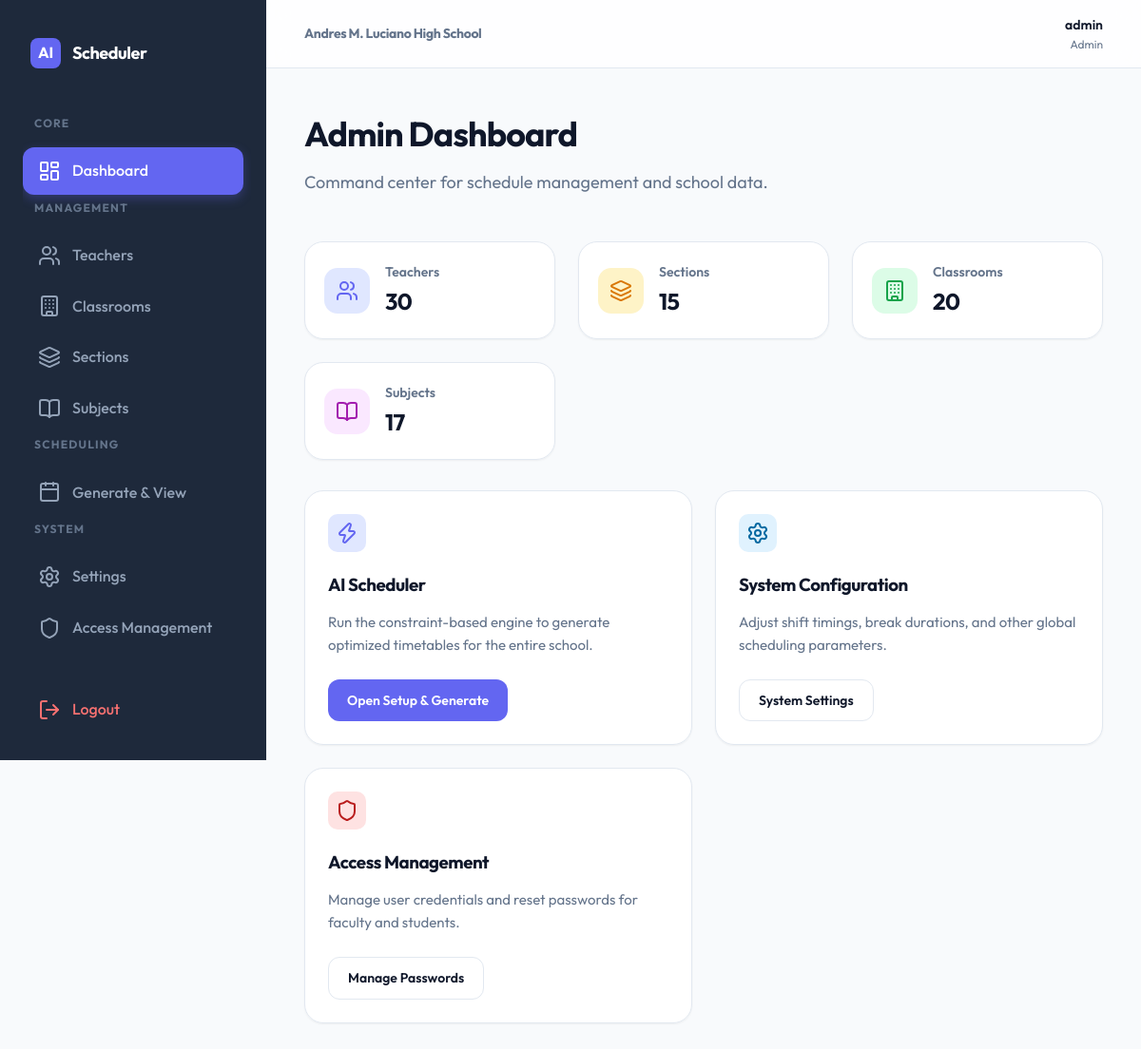
The page /admin (signed in) on the database its author committed.
### models.py (models this page shows)
class Setting(db.Model):
    id = db.Column(db.Integer, primary_key=True)
    key = db.Column(db.String(50), unique=True, nullable=False)
    value = db.Column(db.String(255), nullable=False)

class User(db.Model, UserMixin):
    id = db.Column(db.Integer, primary_key=True)
    username = db.Column(db.String(50), unique=True, nullable=False)
    password = db.Column(db.String(200), nullable=False)
    role = db.Column(db.String(20), nullable=False) # 'admin', 'teacher', 'student'
    related_id = db.Column(db.Integer, nullable=True) # ID of Teacher or Section etc.
    is_active = db.Column(db.Boolean, default=True)

### app.py (the view)
@app.route('/admin')
@login_required
def admin_dashboard():
    if current_user.role != 'admin':
        return redirect(url_for('index'))
    teachers = Teacher.query.all()
    sections = Section.query.all()
    classrooms = Classroom.query.all()
    subjects = Subject.query.all()
    return render_template('admin_dashboard.html',
                           teachers=teachers,
                           sections=sections,
                           classrooms=classrooms,
                           subjects=subjects)

### app.py (called while the page is built)
@login_manager.user_loader
def load_user(user_id):
    user = User.query.get(int(user_id))
    if user and user.is_active:
        return user
    return None

@app.context_processor
def inject_school_name():
    setting = Setting.query.filter_by(key='school_name').first()
    sy_setting = Setting.query.filter_by(key='school_year').first()
    return {
        'school_name': setting.value if setting else 'Andres M. Luciano High School',
        'school_year': sy_setting.value if sy_setting else 'S.Y. 2024-2025',
        'is_complete': is_complete
    }

### templates/admin_dashboard.html (shortened to what this page needs)
{% extends "base.html" %}
{% block content %}
<div class="dashboard-header" style="margin-bottom: 3rem;">
    <h1 style="font-size: 2.25rem; margin-bottom: 0.5rem;">Admin Dashboard</h1>
    <p style="color: var(--text-muted); font-size: 1.125rem;">Command center for schedule management and school data.</p>
</div>
<div class="stats-grid">
    <div class="card stat-card">
        <div class="stat-icon"><i data-lucide="users"></i></div>
        <div>
            <p style="font-size: 0.875rem; color: var(--text-muted); font-weight: 600;">Teachers</p>
            <h3 style="font-size: 1.5rem;">{{ teachers|length }}</h3>
        </div>
    </div>
    <div class="card stat-card">
        <div class="stat-icon" style="background: #fef3c7; color: #d97706;"><i data-lucide="layers"></i></div>
        <div>
            <p style="font-size: 0.875rem; color: var(--text-muted); font-weight: 600;">Sections</p>
            <h3 style="font-size: 1.5rem;">{{ sections|length }}</h3>
        </div>
    </div>
    <div class="card stat-card">
        <div class="stat-icon" style="background: #dcfce7; color: #16a34a;"><i data-lucide="building"></i></div>
        <div>
            <p style="font-size: 0.875rem; color: var(--text-muted); font-weight: 600;">Classrooms</p>
            <h3 style="font-size: 1.5rem;">{{ classrooms|length }}</h3>
        </div>
    </div>
    <div class="card stat-card">
        <div class="stat-icon" style="background: #fae8ff; color: #a21caf;"><i data-lucide="book-open"></i></div>
        <div>
            <p style="font-size: 0.875rem; color: var(--text-muted); font-weight: 600;">Subjects</p>
            <h3 style="font-size: 1.5rem;">{{ subjects|length }}</h3>
        </div>
    </div>
</div>
<div style="display: grid; grid-template-columns: repeat(auto-fit, minmax(300px, 1fr)); gap: 1.5rem; margin-bottom: 1.5rem;">
    <div class="card" style="display: flex; flex-direction: column; justify-content: space-between;">
        <div>
            <div style="width: 40px; height: 40px; background: var(--primary-light); color: var(--primary); border-radius: 10px; display: flex; align-items: center; justify-content: center; margin-bottom: 1.25rem;">
                <i data-lucide="zap"></i>
            </div>
            <h3 style="margin-bottom: 0.75rem;">AI Scheduler</h3>
            <p style="color: var(--text-muted); font-size: 0.9375rem; margin-bottom: 1.5rem;">Run the constraint-based engine to generate optimized timetables for the entire school.</p>
        </div>
        <a href="{{ url_for('admin_setup') }}" class="btn btn-primary" style="width: fit-content;">Open Setup & Generate</a>
    </div>
    <div class="card" style="display: flex; flex-direction: column; justify-content: space-between;">
        <div>
            <div style="width: 40px; height: 40px; background: #e0f2fe; color: #0369a1; border-radius: 10px; display: flex; align-items: center; justify-content: center; margin-bottom: 1.25rem;">
                <i data-lucide="settings"></i>
            </div>
            <h3 style="margin-bottom: 0.75rem;">System Configuration</h3>
            <p style="color: var(--text-muted); font-size: 0.9375rem; margin-bottom: 1.5rem;">Adjust shift timings, break durations, and other global scheduling parameters.</p>
        </div>
        <a href="{{ url_for('admin_settings') }}" class="btn btn-secondary" style="width: fit-content;">System Settings</a>
    </div>
    <div class="card" style="display: flex; flex-direction: column; justify-content: space-between;">
        <div>
            <div style="width: 40px; height: 40px; background: #fee2e2; color: #b91c1c; border-radius: 10px; display: flex; align-items: center; justify-content: center; margin-bottom: 1.25rem;">
                <i data-lucide="shield"></i>
            </div>
            <h3 style="margin-bottom: 0.75rem;">Access Management</h3>
            <p style="color: var(--text-muted); font-size: 0.9375rem; margin-bottom: 1.5rem;">Manage user credentials and reset passwords for faculty and students.</p>
        </div>
        <a href="{{ url_for('admin_change_password') }}" class="btn btn-secondary" style="width: fit-content;">Manage Passwords</a>
    </div>
</div>
{% endblock %}

### templates/base.html (shortened to what this page needs)
<!DOCTYPE html>
<html lang="en">
<head>
    <link rel="stylesheet" href="{{ url_for('static', filename='style.css') }}">
</head>
<body class="{% if not current_user.is_authenticated %}login-body{% endif %}">
    {% if current_user.is_authenticated %}
    <div class="app-wrapper">
        <aside class="sidebar" id="sidebar">
            <div class="sidebar-header">
                <div class="sidebar-logo">AI</div>
                <h2 style="color: white; font-size: 1.125rem;">Scheduler</h2>
            </div>
            <nav class="sidebar-nav">
                <span class="nav-label">Core</span>
                {% if current_user.role == 'admin' %}
                    <a href="{{ url_for('admin_dashboard') }}" class="nav-item">
                        <i data-lucide="layout-dashboard"></i> Dashboard
                    </a>
                    <span class="nav-label">Management</span>
                    <a href="{{ url_for('admin_teachers') }}" class="nav-item">
                        <i data-lucide="users"></i> Teachers
                    </a>
                    <a href="{{ url_for('admin_classrooms') }}" class="nav-item">
                        <i data-lucide="building"></i> Classrooms
                    </a>
                    <a href="{{ url_for('admin_sections') }}" class="nav-item">
                        <i data-lucide="layers"></i> Sections
                    </a>
                    <a href="{{ url_for('admin_subjects') }}" class="nav-item">
                        <i data-lucide="book-open"></i> Subjects
                    </a>
                    <span class="nav-label">Scheduling</span>
                    <a href="{{ url_for('admin_setup') }}" class="nav-item">
                        <i data-lucide="calendar"></i> Generate & View
                    </a>
                    <span class="nav-label">System</span>
                    <a href="{{ url_for('admin_settings') }}" class="nav-item">
                        <i data-lucide="settings"></i> Settings
                    </a>
                    <a href="{{ url_for('admin_change_password') }}" class="nav-item">
                        <i data-lucide="shield"></i> Access Management
                    </a>
                {% elif current_user.role == 'teacher' %}
                    <a href="{{ url_for('teacher_dashboard') }}" class="nav-item">
                        <i data-lucide="layout-dashboard"></i> Dashboard
                    </a>
                {% elif current_user.role == 'student' %}
                    <a href="{{ url_for('student_dashboard') }}" class="nav-item">
                        <i data-lucide="layout-dashboard"></i> Dashboard
                    </a>
                {% endif %}
            </nav>
            <div style="margin-top: auto; padding-top: 2rem;">
                <a href="{{ url_for('logout') }}" class="nav-item" style="color: #f87171;">
                    <i data-lucide="log-out"></i> Logout
                </a>
            </div>
        </aside>
        <main class="main-content">
            <header class="topbar">
                <div class="topbar-left" style="display: flex; align-items: center; gap: 1rem;">
                    <h3 style="font-size: 0.875rem; color: var(--text-muted);">{{ school_name }}</h3>
                </div>
                <div class="topbar-right" style="display: flex; align-items: center; gap: 1rem;">
                    <div style="text-align: right;">
                        <p style="font-size: 0.875rem; font-weight: 600;">{{ current_user.username }}</p>
                        <p style="font-size: 0.75rem; color: var(--text-muted);">{{ current_user.role|capitalize }}</p>
                    </div>
                </div>
            </header>
            <div class="page-container" id="content">
                {% block content %}{% endblock %}
            </div>
        </main>
    </div>
    {% else %}
        {% block login_content %}{% endblock %}
    {% endif %}
</body>
</html>

### static/style.css (style rules this page uses)
:root { --primary: #6366f1; --primary-hover: #4f46e5; --primary-light: #e0e7ff; --secondary: #64748b; --bg-main: #f8fafc; --sidebar-bg: #1e293b; --card-bg: rgba(255, 255, 255, 0.95); --border: #e2e8f0; --text-main: #0f172a; --text-muted: #64748b; --success: #10b981; --error: #ef4444; --warning: #f59e0b; --shadow-sm: 0 1px 2px 0 rgb(0 0 0 / 0.05); --shadow-md: 0 4px 6px -1px rgb(0 0 0 / 0.1), 0 2px 4px -2px rgb(0 0 0 / 0.1); --shadow-lg: 0 10px 15px -3px rgb(0 0 0 / 0.1), 0 4px 6px -4px rgb(0 0 0 / 0.1); --glass-shadow: 0 8px 32px 0 rgba(31, 38, 135, 0.07); --transition: all 0.3s cubic-bezier(0.4, 0, 0.2, 1); }
* { margin: 0; padding: 0; box-sizing: border-box; }
body { font-family: 'Outfit', 'Inter', sans-serif; background-color: var(--bg-main); color: var(--text-main); line-height: 1.6; overflow-x: hidden; }
h1, h2, h3, h4 { font-weight: 700; letter-spacing: -0.025em; color: var(--text-main); }
.app-wrapper { display: flex; min-height: 100vh; }
.sidebar { width: 280px; background: var(--sidebar-bg); color: white; padding: 1.5rem; position: fixed; height: 100vh; z-index: 50; transition: var(--transition); display: flex; flex-direction: column; }
.sidebar-header { padding: 1rem 0.5rem; margin-bottom: 2rem; display: flex; align-items: center; gap: 0.75rem; }
.sidebar-logo { width: 32px; height: 32px; background: var(--primary); border-radius: 8px; display: flex; align-items: center; justify-content: center; font-weight: bold; }
.nav-label { text-transform: uppercase; font-size: 0.75rem; font-weight: 700; color: var(--secondary); letter-spacing: 0.1em; padding-left: 0.75rem; margin-bottom: 1rem; display: block; }
.sidebar-nav { flex: 1; overflow-y: auto; padding-right: 0.5rem; margin-right: -0.5rem; }
.nav-item { display: flex; align-items: center; gap: 0.75rem; color: #94a3b8; text-decoration: none; padding: 0.75rem 1rem; border-radius: 12px; font-weight: 500; transition: var(--transition); margin-bottom: 0.25rem; }
.nav-item.active { background: var(--primary); color: white; box-shadow: 0 4px 12px rgba(99, 102, 241, 0.3); }
.main-content { flex: 1; margin-left: 280px; min-width: 0; display: flex; flex-direction: column; }
.topbar { height: 72px; background: rgba(255, 255, 255, 0.8); backdrop-filter: blur(12px); border-bottom: 1px solid var(--border); display: flex; align-items: center; justify-content: space-between; padding: 0 2.5rem; position: sticky; top: 0; z-index: 40; }
.page-container { padding: 2.5rem; max-width: 1400px; margin: 0 auto; width: 100%; min-width: 0; }
.card { background: var(--card-bg); border: 1px solid var(--border); border-radius: 20px; padding: 1.5rem; box-shadow: var(--shadow-sm); transition: var(--transition); min-width: 0; }
.btn { display: inline-flex; align-items: center; justify-content: center; gap: 0.5rem; padding: 0.625rem 1.25rem; border-radius: 12px; font-weight: 600; font-size: 0.875rem; cursor: pointer; transition: var(--transition); border: none; text-decoration: none; min-height: 44px; touch-action: manipulation; }
.btn-primary { background: var(--primary); color: white; }
.btn-secondary { background: white; border: 1px solid var(--border); color: var(--text-main); }
.stats-grid { display: grid; grid-template-columns: repeat(auto-fit, minmax(240px, 1fr)); gap: 1.5rem; margin-bottom: 2rem; }
.stat-card { padding: 1.25rem; display: flex; align-items: center; gap: 1rem; }
.stat-icon { width: 48px; height: 48px; background: var(--primary-light); color: var(--primary); border-radius: 14px; display: flex; align-items: center; justify-content: center; font-size: 1.25rem; }

### rows shown on the page
Setting: value "Andres M. Luciano High School"
User: username "admin", role "Admin"

### other values the page prints
{{ teachers|length }} "30"
{{ sections|length }} "15"
{{ classrooms|length }} "20"
{{ subjects|length }} "17"
